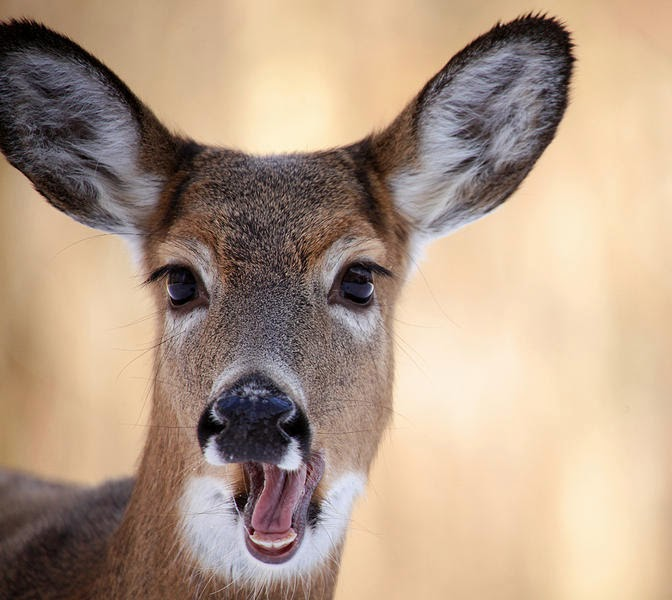
#> input picture images/deer.png, 672 x 600 px, found by its file name
$ python test_disp.py
#> lines starting #> are read from the running program, lines starting #| are printed output that depends on the picture; after the words box and inside, x2 and y2 are one past the last pixel; in counts of white or black regions, pixels touching at a corner belong together
import cv2
import numpy as np

I = cv2.imread('deer.png')
#> I is the input picture: shape (600, 672, 3); mean B, G, R 135.4, 155.6, 178.7
mask = cv2.imread('./masks/deer_mask.png')
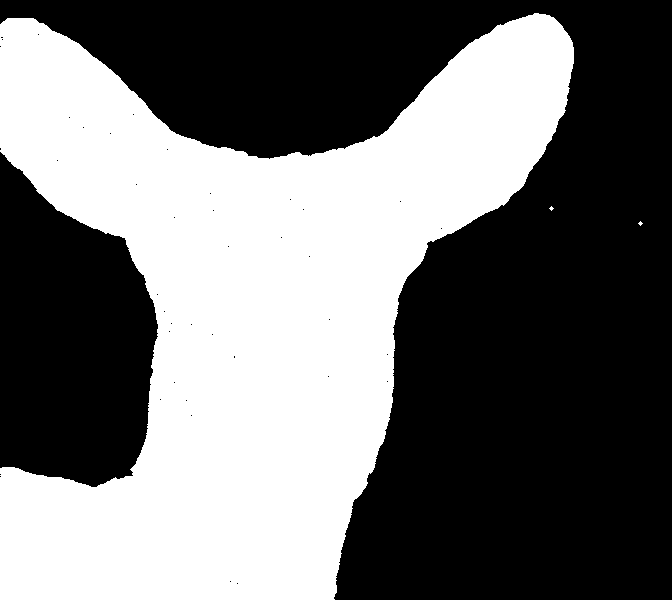
#> input picture masks/deer_mask.png, 672 x 600 px
#> mask is the input picture: shape (600, 672, 3); 43.8% white; 3 white regions (2 under 20 px), largest, box (x1, y1, x2, y2) and area: (0, 13, 574, 600) 176672
print(I.shape)
#| (600, 672, 3)
print(mask.shape)
#| (600, 672, 3)
# mask = mask[:][:][0]/255
mask_2d = np.zeros((I.shape[0], I.shape[1]))
for i in range(0,I.shape[0]):
    for j in range(0,I.shape[1]):
        if mask[i][j][0] == 0:
            mask_2d[i][j] = 0
            I[i][j] = [0,0,0]
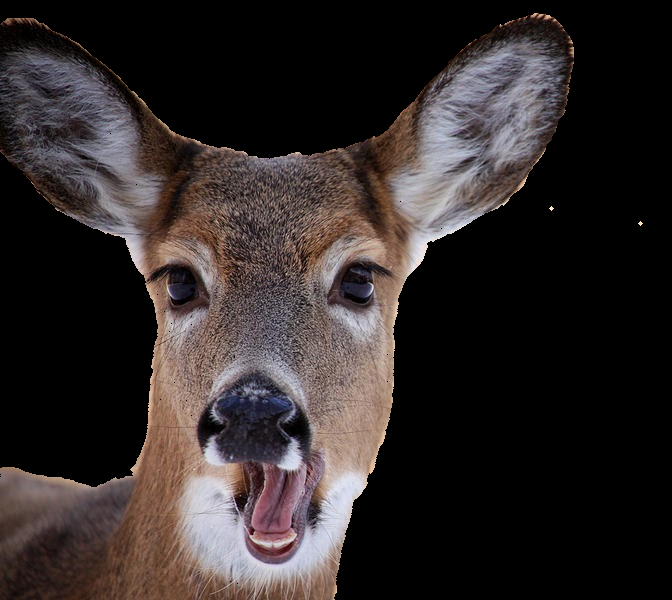
#> I: shape (600, 672, 3); mean B, G, R 40.8, 41.5, 48.3
#> mask_2d: shape (600, 672) float64; every value is 0


print(mask_2d)
#> (printed output is left out)

# Final = cv2.bitwise_and(I, I, mask=mask_2d)


cv2.imwrite("./masks/deer_actual.png",I)
